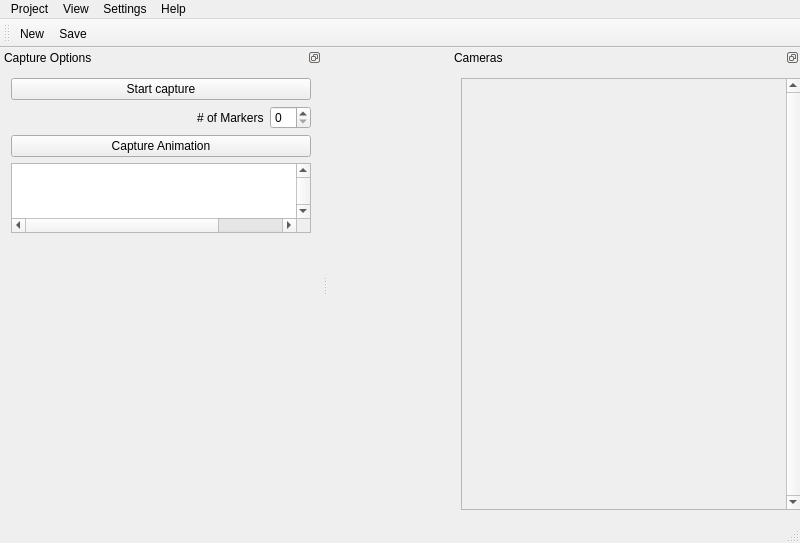
<?xml version="1.0" encoding="UTF-8"?>
<ui version="4.0">
 <class>WccMainWindow</class>
 <widget class="QMainWindow" name="WccMainWindow">
  <property name="geometry">
   <rect>
    <x>0</x>
    <y>0</y>
    <width>800</width>
    <height>543</height>
   </rect>
  </property>
  <property name="sizePolicy">
   <sizepolicy hsizetype="MinimumExpanding" vsizetype="MinimumExpanding">
    <horstretch>0</horstretch>
    <verstretch>0</verstretch>
   </sizepolicy>
  </property>
  <property name="minimumSize">
   <size>
    <width>800</width>
    <height>400</height>
   </size>
  </property>
  <property name="sizeIncrement">
   <size>
    <width>0</width>
    <height>0</height>
   </size>
  </property>
  <property name="baseSize">
   <size>
    <width>1</width>
    <height>1</height>
   </size>
  </property>
  <property name="windowTitle">
   <string>WebCamCap</string>
  </property>
  <widget class="QWidget" name="centralWidget">
   <property name="sizePolicy">
    <sizepolicy hsizetype="MinimumExpanding" vsizetype="MinimumExpanding">
     <horstretch>0</horstretch>
     <verstretch>0</verstretch>
    </sizepolicy>
   </property>
   <property name="minimumSize">
    <size>
     <width>10</width>
     <height>10</height>
    </size>
   </property>
   <layout class="QHBoxLayout" name="horizontalLayout_3">
    <item>
     <layout class="QVBoxLayout" name="openGlLayout">
      <property name="sizeConstraint">
       <enum>QLayout::SetDefaultConstraint</enum>
      </property>
     </layout>
    </item>
   </layout>
  </widget>
  <widget class="QMenuBar" name="menuBar">
   <property name="geometry">
    <rect>
     <x>0</x>
     <y>0</y>
     <width>800</width>
     <height>27</height>
    </rect>
   </property>
   <widget class="QMenu" name="menuProject">
    <property name="title">
     <string>Project</string>
    </property>
    <widget class="QMenu" name="menuRecent_projects">
     <property name="title">
      <string>Recent projects</string>
     </property>
     <addaction name="separator"/>
    </widget>
    <addaction name="actionNewProject"/>
    <addaction name="menuRecent_projects"/>
    <addaction name="actionOpenProject"/>
    <addaction name="actionEditCurrentProject"/>
    <addaction name="actionSaveCurrentProject"/>
   </widget>
   <widget class="QMenu" name="menuView">
    <property name="title">
     <string>View</string>
    </property>
    <addaction name="actionCameras"/>
   </widget>
   <widget class="QMenu" name="menuHelp">
    <property name="title">
     <string>Help</string>
    </property>
    <addaction name="actionAbout"/>
   </widget>
   <widget class="QMenu" name="menuSettings">
    <property name="title">
     <string>Settings</string>
    </property>
   </widget>
   <addaction name="menuProject"/>
   <addaction name="menuView"/>
   <addaction name="menuSettings"/>
   <addaction name="menuHelp"/>
  </widget>
  <widget class="QToolBar" name="mainToolBar">
   <property name="sizePolicy">
    <sizepolicy hsizetype="MinimumExpanding" vsizetype="Fixed">
     <horstretch>0</horstretch>
     <verstretch>0</verstretch>
    </sizepolicy>
   </property>
   <attribute name="toolBarArea">
    <enum>TopToolBarArea</enum>
   </attribute>
   <attribute name="toolBarBreak">
    <bool>false</bool>
   </attribute>
   <addaction name="actionNewProject"/>
   <addaction name="actionSaveCurrentProject"/>
  </widget>
  <widget class="QStatusBar" name="statusBar"/>
  <widget class="QDockWidget" name="cameraControlDock">
   <property name="sizePolicy">
    <sizepolicy hsizetype="Fixed" vsizetype="Expanding">
     <horstretch>0</horstretch>
     <verstretch>1</verstretch>
    </sizepolicy>
   </property>
   <property name="minimumSize">
    <size>
     <width>350</width>
     <height>463</height>
    </size>
   </property>
   <property name="maximumSize">
    <size>
     <width>350</width>
     <height>1080</height>
    </size>
   </property>
   <property name="features">
    <set>QDockWidget::DockWidgetFloatable|QDockWidget::DockWidgetMovable</set>
   </property>
   <property name="allowedAreas">
    <set>Qt::LeftDockWidgetArea|Qt::RightDockWidgetArea</set>
   </property>
   <property name="windowTitle">
    <string>Cameras</string>
   </property>
   <attribute name="dockWidgetArea">
    <number>2</number>
   </attribute>
   <widget class="QWidget" name="cameraControlDockContents">
    <property name="sizePolicy">
     <sizepolicy hsizetype="Fixed" vsizetype="Maximum">
      <horstretch>0</horstretch>
      <verstretch>1</verstretch>
     </sizepolicy>
    </property>
    <property name="maximumSize">
     <size>
      <width>350</width>
      <height>1080</height>
     </size>
    </property>
    <layout class="QHBoxLayout" name="horizontalLayout_2">
     <item>
      <widget class="QScrollArea" name="cameraScrollArea">
       <property name="sizePolicy">
        <sizepolicy hsizetype="Preferred" vsizetype="Expanding">
         <horstretch>0</horstretch>
         <verstretch>0</verstretch>
        </sizepolicy>
       </property>
       <property name="minimumSize">
        <size>
         <width>340</width>
         <height>350</height>
        </size>
       </property>
       <property name="maximumSize">
        <size>
         <width>340</width>
         <height>1080</height>
        </size>
       </property>
       <property name="sizeIncrement">
        <size>
         <width>0</width>
         <height>0</height>
        </size>
       </property>
       <property name="verticalScrollBarPolicy">
        <enum>Qt::ScrollBarAlwaysOn</enum>
       </property>
       <property name="horizontalScrollBarPolicy">
        <enum>Qt::ScrollBarAlwaysOff</enum>
       </property>
       <property name="sizeAdjustPolicy">
        <enum>QAbstractScrollArea::AdjustToContents</enum>
       </property>
       <property name="widgetResizable">
        <bool>true</bool>
       </property>
       <widget class="QWidget" name="cameraScrollAreaWidgetContents">
        <property name="geometry">
         <rect>
          <x>0</x>
          <y>0</y>
          <width>315</width>
          <height>418</height>
         </rect>
        </property>
        <property name="sizePolicy">
         <sizepolicy hsizetype="MinimumExpanding" vsizetype="MinimumExpanding">
          <horstretch>0</horstretch>
          <verstretch>0</verstretch>
         </sizepolicy>
        </property>
        <property name="minimumSize">
         <size>
          <width>315</width>
          <height>300</height>
         </size>
        </property>
        <property name="maximumSize">
         <size>
          <width>315</width>
          <height>1080</height>
         </size>
        </property>
       </widget>
      </widget>
     </item>
    </layout>
   </widget>
  </widget>
  <widget class="QDockWidget" name="animationControlDock">
   <property name="sizePolicy">
    <sizepolicy hsizetype="MinimumExpanding" vsizetype="MinimumExpanding">
     <horstretch>0</horstretch>
     <verstretch>0</verstretch>
    </sizepolicy>
   </property>
   <property name="minimumSize">
    <size>
     <width>318</width>
     <height>228</height>
    </size>
   </property>
   <property name="baseSize">
    <size>
     <width>1</width>
     <height>1</height>
    </size>
   </property>
   <property name="features">
    <set>QDockWidget::DockWidgetFloatable|QDockWidget::DockWidgetMovable</set>
   </property>
   <property name="allowedAreas">
    <set>Qt::LeftDockWidgetArea|Qt::RightDockWidgetArea</set>
   </property>
   <property name="windowTitle">
    <string>Capture Options</string>
   </property>
   <attribute name="dockWidgetArea">
    <number>1</number>
   </attribute>
   <widget class="QWidget" name="animationControlDockContents">
    <property name="sizePolicy">
     <sizepolicy hsizetype="MinimumExpanding" vsizetype="MinimumExpanding">
      <horstretch>0</horstretch>
      <verstretch>0</verstretch>
     </sizepolicy>
    </property>
    <layout class="QVBoxLayout" name="verticalLayout_2">
     <item>
      <widget class="QPushButton" name="recordScene">
       <property name="sizePolicy">
        <sizepolicy hsizetype="Minimum" vsizetype="Fixed">
         <horstretch>0</horstretch>
         <verstretch>0</verstretch>
        </sizepolicy>
       </property>
       <property name="minimumSize">
        <size>
         <width>40</width>
         <height>0</height>
        </size>
       </property>
       <property name="baseSize">
        <size>
         <width>0</width>
         <height>50</height>
        </size>
       </property>
       <property name="text">
        <string>Start capture</string>
       </property>
       <property name="checkable">
        <bool>true</bool>
       </property>
      </widget>
     </item>
     <item>
      <layout class="QHBoxLayout" name="markerHorizontalLayout">
       <item>
        <spacer name="horizontalSpacer">
         <property name="orientation">
          <enum>Qt::Horizontal</enum>
         </property>
         <property name="sizeHint" stdset="0">
          <size>
           <width>40</width>
           <height>20</height>
          </size>
         </property>
        </spacer>
       </item>
       <item>
        <widget class="QLabel" name="markersLabel">
         <property name="text">
          <string># of Markers</string>
         </property>
        </widget>
       </item>
       <item>
        <widget class="QSpinBox" name="markersSpinBox">
         <property name="sizePolicy">
          <sizepolicy hsizetype="Fixed" vsizetype="Fixed">
           <horstretch>0</horstretch>
           <verstretch>0</verstretch>
          </sizepolicy>
         </property>
         <property name="accessibleName">
          <string/>
         </property>
         <property name="wrapping">
          <bool>false</bool>
         </property>
        </widget>
       </item>
      </layout>
     </item>
     <item>
      <widget class="QPushButton" name="recordAnimation">
       <property name="text">
        <string>Capture Animation</string>
       </property>
       <property name="checkable">
        <bool>true</bool>
       </property>
       <property name="autoDefault">
        <bool>false</bool>
       </property>
       <property name="flat">
        <bool>false</bool>
       </property>
      </widget>
     </item>
     <item>
      <widget class="QTableWidget" name="AnimationsTable">
       <property name="sizePolicy">
        <sizepolicy hsizetype="MinimumExpanding" vsizetype="Minimum">
         <horstretch>0</horstretch>
         <verstretch>0</verstretch>
        </sizepolicy>
       </property>
       <property name="minimumSize">
        <size>
         <width>300</width>
         <height>0</height>
        </size>
       </property>
       <property name="maximumSize">
        <size>
         <width>300</width>
         <height>300</height>
        </size>
       </property>
       <property name="baseSize">
        <size>
         <width>0</width>
         <height>300</height>
        </size>
       </property>
       <property name="styleSheet">
        <string notr="true"/>
       </property>
       <property name="frameShape">
        <enum>QFrame::StyledPanel</enum>
       </property>
       <property name="frameShadow">
        <enum>QFrame::Plain</enum>
       </property>
       <property name="verticalScrollBarPolicy">
        <enum>Qt::ScrollBarAlwaysOn</enum>
       </property>
       <property name="sizeAdjustPolicy">
        <enum>QAbstractScrollArea::AdjustToContents</enum>
       </property>
       <property name="dragEnabled">
        <bool>true</bool>
       </property>
       <property name="dragDropMode">
        <enum>QAbstractItemView::InternalMove</enum>
       </property>
       <property name="alternatingRowColors">
        <bool>false</bool>
       </property>
       <property name="selectionMode">
        <enum>QAbstractItemView::SingleSelection</enum>
       </property>
       <property name="selectionBehavior">
        <enum>QAbstractItemView::SelectItems</enum>
       </property>
       <property name="gridStyle">
        <enum>Qt::SolidLine</enum>
       </property>
       <property name="sortingEnabled">
        <bool>false</bool>
       </property>
       <property name="cornerButtonEnabled">
        <bool>true</bool>
       </property>
       <property name="rowCount">
        <number>0</number>
       </property>
       <property name="columnCount">
        <number>4</number>
       </property>
       <attribute name="horizontalHeaderVisible">
        <bool>false</bool>
       </attribute>
       <attribute name="horizontalHeaderCascadingSectionResizes">
        <bool>true</bool>
       </attribute>
       <attribute name="horizontalHeaderDefaultSectionSize">
        <number>80</number>
       </attribute>
       <attribute name="horizontalHeaderHighlightSections">
        <bool>true</bool>
       </attribute>
       <attribute name="horizontalHeaderMinimumSectionSize">
        <number>50</number>
       </attribute>
       <attribute name="horizontalHeaderShowSortIndicator" stdset="0">
        <bool>false</bool>
       </attribute>
       <attribute name="horizontalHeaderStretchLastSection">
        <bool>true</bool>
       </attribute>
       <attribute name="verticalHeaderVisible">
        <bool>false</bool>
       </attribute>
       <attribute name="verticalHeaderStretchLastSection">
        <bool>false</bool>
       </attribute>
       <column>
        <property name="text">
         <string>Name</string>
        </property>
        <property name="font">
         <font>
          <weight>75</weight>
          <bold>true</bold>
         </font>
        </property>
       </column>
       <column>
        <property name="text">
         <string>FPS</string>
        </property>
       </column>
       <column>
        <property name="text">
         <string>Length</string>
        </property>
       </column>
       <column>
        <property name="text">
         <string notr="true">Edit</string>
        </property>
       </column>
      </widget>
     </item>
     <item>
      <spacer name="verticalSpacer">
       <property name="orientation">
        <enum>Qt::Vertical</enum>
       </property>
       <property name="sizeType">
        <enum>QSizePolicy::MinimumExpanding</enum>
       </property>
       <property name="sizeHint" stdset="0">
        <size>
         <width>20</width>
         <height>0</height>
        </size>
       </property>
      </spacer>
     </item>
    </layout>
   </widget>
  </widget>
  <action name="actionAbout">
   <property name="text">
    <string>About</string>
   </property>
  </action>
  <action name="actionNewProject">
   <property name="icon">
    <iconset resource="../WebCamCap2.qrc">
     <normaloff>:/img/new_project.ico</normaloff>:/img/new_project.ico</iconset>
   </property>
   <property name="text">
    <string>New</string>
   </property>
   <property name="shortcut">
    <string>Ctrl+N</string>
   </property>
  </action>
  <action name="actionOpenProject">
   <property name="icon">
    <iconset resource="../WebCamCap2.qrc">
     <normaloff>:/img/open_project.ico</normaloff>:/img/open_project.ico</iconset>
   </property>
   <property name="text">
    <string>Open</string>
   </property>
   <property name="shortcut">
    <string>Ctrl+O</string>
   </property>
  </action>
  <action name="actionEditCurrentProject">
   <property name="text">
    <string>Edit</string>
   </property>
   <property name="shortcut">
    <string>Ctrl+E</string>
   </property>
  </action>
  <action name="actionSaveCurrentProject">
   <property name="icon">
    <iconset resource="../WebCamCap2.qrc">
     <normaloff>:/img/save_project.ico</normaloff>:/img/save_project.ico</iconset>
   </property>
   <property name="text">
    <string>Save</string>
   </property>
   <property name="toolTip">
    <string>Save</string>
   </property>
   <property name="shortcut">
    <string>Ctrl+S</string>
   </property>
  </action>
  <action name="actionCameras">
   <property name="checkable">
    <bool>true</bool>
   </property>
   <property name="checked">
    <bool>true</bool>
   </property>
   <property name="text">
    <string>Cameras control</string>
   </property>
  </action>
  <action name="actionAddServer">
   <property name="icon">
    <iconset resource="../WebCamCap2.qrc">
     <normaloff>:/img/add_server.png</normaloff>:/img/add_server.png</iconset>
   </property>
   <property name="text">
    <string>Add server</string>
   </property>
   <property name="toolTip">
    <string>Add new server for realtime points transfer</string>
   </property>
  </action>
 </widget>
 <layoutdefault spacing="6" margin="11"/>
 <resources>
  <include location="../WebCamCap2.qrc"/>
 </resources>
 <connections/>
</ui>
